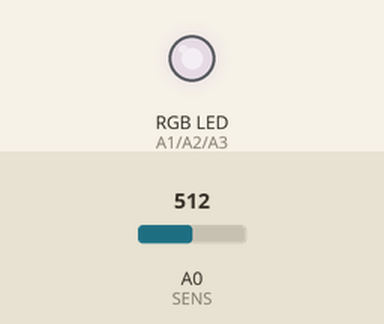
Bench run of a sketch on a simulated Arduino Uno, built with avr-gcc and run on an emulated ATmega328P. On the bench: an RGB LED mixed from three pins (HIGH = lit). The test bench sets the inputs (shaded band); at power-on: A0 (SENS) = 512. Dim RGB values are drawn brighter than linear; what the sketch prints to the serial monitor is not drawn.

Above: at 1.2 s.
1.3 s: A0 (SENS) set to 0
4.3 s: A0 (SENS) set to 122
Timing chart, 0 to 13.3 s (numbered marks = the images above; inputs shaded):
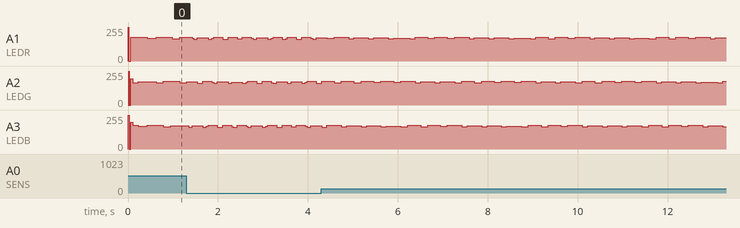

The sketch:

calibrate.ino
```cpp
/* Colorsensor - By Koen van Vliet <8by8mail@gmail.com>
 * Use an RGB LED and an LDR in series with a regular
 * resistor to detect colors.
 * Version: 0.1
 * Date: 20 dec 2014
 * Error: -
 * Note: You might need to calibrate the values for your LDR and LED.
 */
#define SENS A0
#define LEDR A1
#define LEDG A2
#define LEDB A3

#define NONE 0
#define RED 1
#define GREEN 2
#define BLUE 3
#define CLEAR 4
#define BLACK 5

#define DELAY 6

#define THR 420
#define THG 450
#define THB 350
#define THD 150

void setup(){
  digitalWrite(LEDR,HIGH);
  digitalWrite(LEDG,HIGH);
  digitalWrite(LEDB,HIGH);
  pinMode(LEDR,OUTPUT);
  pinMode(LEDG,OUTPUT);
  pinMode(LEDB,OUTPUT);
  Serial.begin(115200);
}


void loop(){
  static unsigned char det = NONE, last = NONE, patt = 0, count = 0, hi;
  unsigned long rr, gg, bb;
  unsigned int pr, pg, pb;

  /*
  digitalWrite(LEDR,LOW);
  delay(DELAY);
  rr = analogRead(SENS);
  digitalWrite(LEDR,HIGH);

  digitalWrite(LEDG,LOW);
  delay(DELAY);
  gg = analogRead(SENS);
  digitalWrite(LEDG,HIGH);

  digitalWrite(LEDB,LOW);
  delay(DELAY);
  bb = analogRead(SENS);
  digitalWrite(LEDB,HIGH);
  */

  // Test for RED color
  digitalWrite(LEDR,LOW);
  delay(DELAY);
  rr = analogRead(SENS);
  digitalWrite(LEDR,HIGH);
  // Test for GREEN color
  digitalWrite(LEDG,LOW);
  delay(DELAY);
  gg = analogRead(SENS);
  digitalWrite(LEDG,HIGH);
  // Test for BLUE color
  digitalWrite(LEDB,LOW);
  delay(DELAY);
  bb = analogRead(SENS);
  digitalWrite(LEDB,HIGH);

  pr = (rr * 1000) / THR;
  pg = (gg * 1000) / THG;
  pb = (bb * 1000) / THB;

  /*
  Serial.print("Red:");
  Serial.print(rr);
  Serial.print(" Green:");
  Serial.print(gg);
  Serial.print(" Blue:");
  Serial.print(bb);
  */
  Serial.print("R=");
  Serial.print(pr);
  Serial.print("% G=");
  Serial.print(pg);
  Serial.print("% B=");
  Serial.print(pb);
  Serial.print("% ");
  if(pr / 3 > (pg / 2) && pr / 3 > (pb / 2)){
    Serial.print("[RED]");
  }
  if(pg / 3 > (pr / 2) && pg / 7 > (pb / 6)){
    Serial.print("[GREEN]");
  }
  if(pb / 3 > (pr / 2) && pb / 13 > (pg / 12)){
    Serial.print("[BLUE]");
  }
  Serial.println();
}
```
